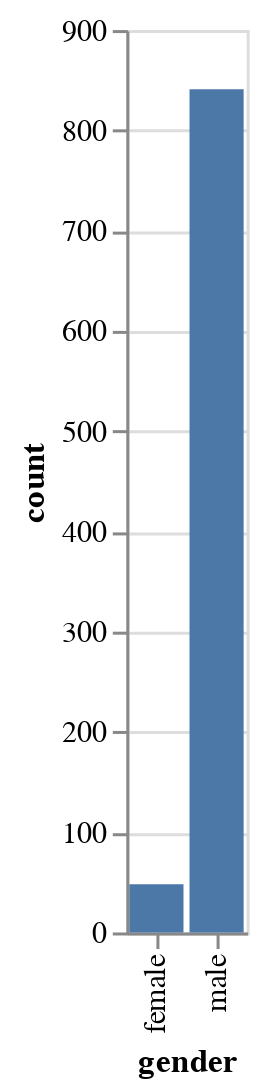

Notebook cell for this chart:
### Code cell
gender_count = df['gender'].value_counts().reset_index()
gender_count.columns = ['gender', 'count']

# Altairで棒グラフを作成
chart = alt.Chart(gender_count).mark_bar().encode(
    x='gender:N',  # X軸にgender（カテゴリカルデータ）
    y='count:Q'    # Y軸にcount（数値データ）
)

# チャートを表示
chart.show()

### Figure 1 — Vega-Lite specification as saved in the notebook (floating-point values rounded to 4 significant figures)
{"config": {"view": {"continuousWidth": 300, "continuousHeight": 300}}, "data": {"name": "data-a86b77ce83eeb51014e53e81e91ceb3e"}, "mark": {"type": "bar"}, "encoding": {"x": {"field": "gender", "type": "nominal"}, "y": {"field": "count", "type": "quantitative"}}, "$schema": "https://vega.github.io/schema/vega-lite/v5.20.1.json", "datasets": {"data-a86b77ce83eeb51014e53e81e91ceb3e": [{"gender": "male", "count": 841}, {"gender": "female", "count": 48}]}}
